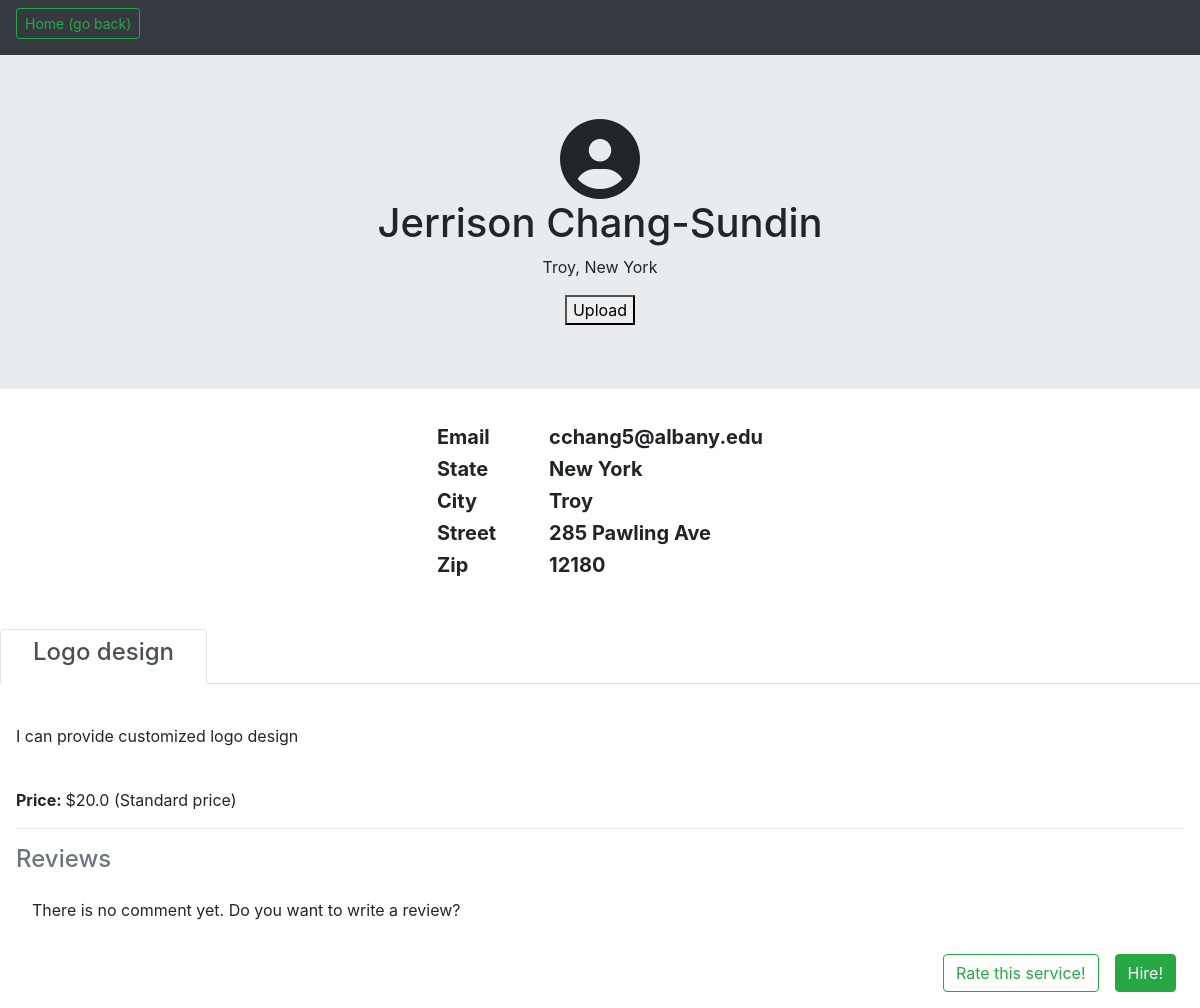
Before: /RateMyServices/professional_profile/2/ with the older database file.
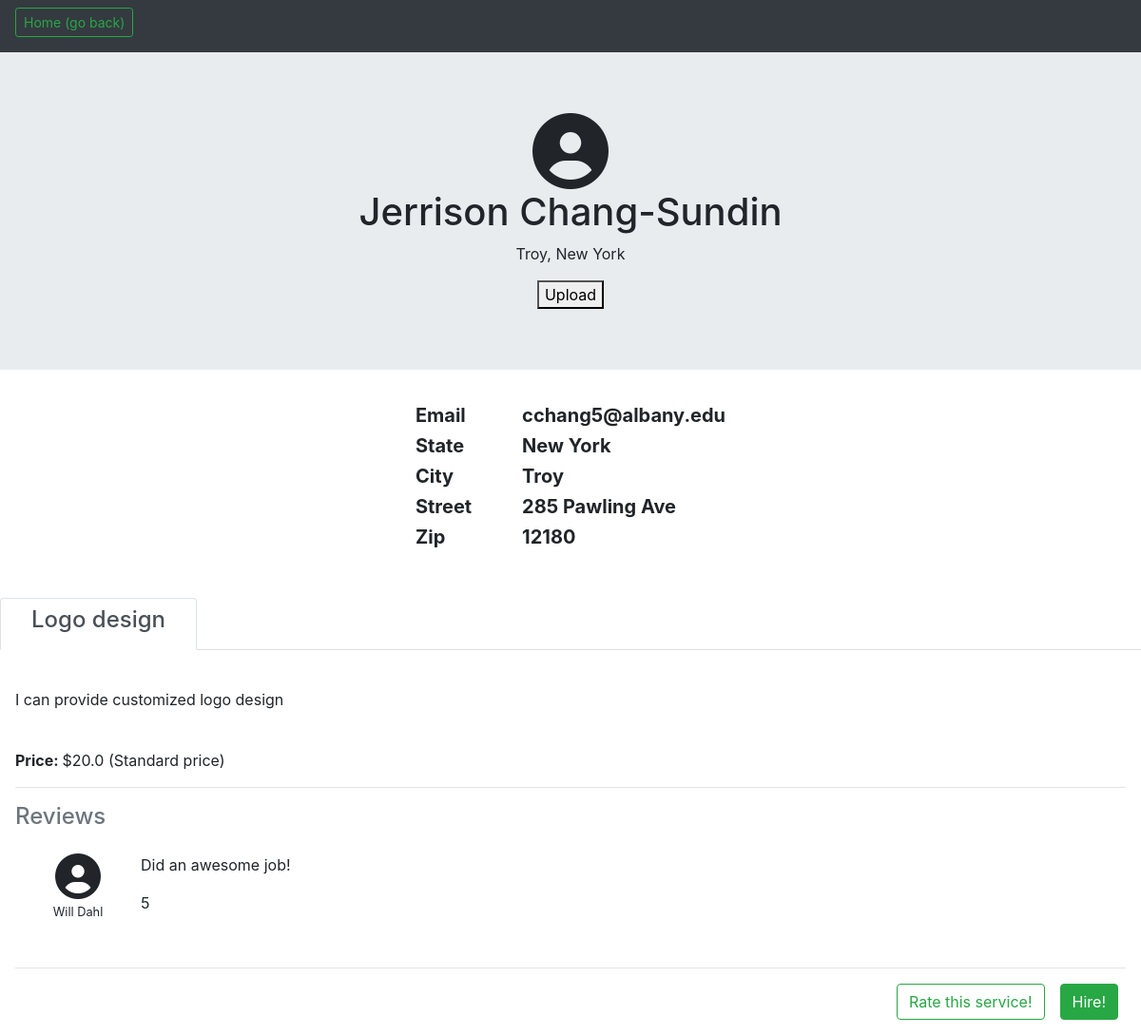
After: the same page with the newer database file.
### RateMyServices/models.py (models this page shows, shortened)
class ProfessionalUser(models.Model):
	generalUserID = models.ForeignKey(User, on_delete=models.CASCADE)
	title = models.CharField(max_length=30, default='')
	description = models.CharField(max_length=200, default='')
	avg_rating = models.FloatField(default=0.0)

class Service(models.Model):
	service = models.CharField(max_length=30)
	provider = models.ForeignKey(ProfessionalUser, on_delete=models.CASCADE)
	rate = models.FloatField()
	avg_rating = models.FloatField(default=0.0)
	description = models.CharField(max_length=200, default='')
	isHour = models.BooleanField(default=False)

class Rating(models.Model):
	rater = models.ForeignKey(User, on_delete=models.CASCADE)
	provider = models.ForeignKey(ProfessionalUser, on_delete=models.CASCADE)
	service = models.ForeignKey(Service, on_delete=models.CASCADE, default=None)
	rating = models.IntegerField()
	description = models.CharField(max_length=200)
	verified = models.BooleanField(default=False)

### accounts/models.py (models this page shows, shortened)
class User(AbstractBaseUser):
    email   = models.EmailField(max_length=255,unique=True)
    active  = models.BooleanField(default=True)
    staff   = models.BooleanField(default=False) # a admin user; non super-user
    admin   = models.BooleanField(default=False) # a superuser
    first_name  = models.CharField(max_length=30,null=True,blank=False)
    last_name   = models.CharField(max_length=30,null=True,blank=False)
    professional = models.BooleanField(default=False)
    state       = models.CharField(max_length=30,null=True,blank=False)
    city        = models.CharField(max_length=30,null=True,blank=False)
    zips        = models.CharField(max_length=5,null=True,blank=False)
    street      = models.CharField(max_length=100,null=True,blank=False)
    phone       = models.CharField(max_length=12,null=True,blank=False)
    USERNAME_FIELD = 'email'
    REQUIRED_FIELDS = ['first_name','last_name'] # Email & Password are required by default.
    objects = UserManager()

### RateMyServices/views.py (the view)
# urls.py: path('professional_profile/<int:professionaluser_id>/', views.professional_profile, name='professional_profile'),
def professional_profile(request, professionaluser_id, editable=False):
	pUser = get_object_or_404(ProfessionalUser, id=professionaluser_id)
	nonEmptyReviewList = [] #a collection of nonempty review list for the professional user
	for i in pUser.service_set.all():
		tempList =[] #a list of nonempty review object for a single service
		for j in i.rating_set.exclude(description=''):
			tempList.append(j)
		nonEmptyReviewList.append(tempList)
	finalList = zip(pUser.service_set.all(),nonEmptyReviewList)
	context = {
		'pUser': pUser,
		'editable': editable,
		'serviceWithReviews': finalList,
	}
	return render(request, 'RateMyServices/professional_profile.html', context)

### RateMyServices/templates/RateMyServices/professional_profile.html (shortened to what this page needs)
<!DOCTYPE html>
<html>
	<head>
		{% load static %}
		<link rel="stylesheet" href="https://stackpath.bootstrapcdn.com/bootstrap/4.3.1/css/bootstrap.min.css">
		<link rel="stylesheet" href="path/to/font-awesome/css/font-awesome.min.css">
        <link rel="stylesheet" type="text/css" href="{% static 'RateMyServices/css/style.css' %}">
		<link rel="stylesheet" type="text/css" href="{% static 'RateMyServices/css/general_profile.css' %}">
	</head>
	<body>
		<div class="navbar navbar-expand-md navbar-dark bg-dark sticky-top ">
			<h6><a href="/" class="btn btn-outline-success btn-sm text-docration-none">Home (go back)</a></h6>
		</div>
		<div class="jumbotron jumbotron-fluid text-center">
			<div>
				<i class="fa fa-user-circle fa-5x"></i>
			</div>
			<h1>{{ pUser.generalUserID.first_name }} {{ pUser.generalUserID.last_name }}</h1>
			<p>{{ pUser.generalUserID.city }}, {{ pUser.generalUserID.state }}</p>
			<div>
				<form method="post" enctype="multipart/form-data">
					<button type="submit">Upload</button>
				  </form>
			</div>
		</div>
		<div style="align-content: center">
			<table cellspacing="20" align="center" style="font-size: 20px">
				<tr style="padding: 30px">
				  <th>Email</th>
				  <th>{{ pUser.generalUserID.email }}</th>
				</tr>
				<tr style="padding: 30px">
					<th style="padding-right: 60px">State</th>
					<th>{{ pUser.generalUserID.state }}</th>
				</tr>
				<tr style="padding: 30px">
					<th>City</th>
					<th>{{ pUser.generalUserID.city }}</th>
				</tr>
				<tr style="padding: 30px">
					<th>Street</th>
					<th>{{ pUser.generalUserID.street }}</th>
				</tr>
				<tr style="padding: 30px">
					<th>Zip</th>
					<th>{{ pUser.generalUserID.zips }}</th>
				</tr>
			</table>
        </div>
        <div class="mt-5">
			{% include "RateMyServices/pp_service_block.html" %}
	</body>
</html>

### RateMyServices/templates/RateMyServices/pp_service_block.html (shortened to what this page needs)
<nav>
    <div class="nav nav-tabs" id="nav-tab" role="tablist">
    {% for i in pUser.service_set.all %}
        <a class="nav-item nav-link {% if not forloop.counter0 %} active {% endif %}"
            id="nav-{{forloop.counter0}}-tab" href="#nav-{{forloop.counter0}}" data-toggle="tab" role="tab" aria-controls="nav-{{forloop.counter0}}"
            aria-selected="{% if not forloop.counter0 %}true {% else %} false {% endif %}"
            ><h4 class="px-3">{{i.service}}</h4>
        </a>
    {% endfor %}
    </div>
</nav>
<div class="tab-content" id="nav-tabContent">
    {% for i in serviceWithReviews %}
        <div class="tab-pane fade {% if not forloop.counter0 %}show active{% endif %} p-3"
            id="nav-{{forloop.counter0}}" role="tabpanel" aria-labelledby="nav-{{forloop.counter0}}-tab">
            <div class="py-4">
                <p>
                    {{i.0.description}}
                </p>
            </div>
            <div class="">
                <p> <strong> Price: </strong>${{i.0.rate}} {% if i.0.isHour %} /hr {% else %} (Standard price) {% endif %}</p>
            </div>
            <hr>
            <h4 class="text-muted">Reviews</h4>
            {% if i.1|length %}
                {% for j in i.1 %}
                    <div class="media p-3">
                        <div class="d-flex flex-column" style="width: 100px;">
                            <div class="mx-auto"><i class="fa fa-user-circle fa-3x"></i></div>
                            <div><p class="text-center"> <small>{{j.rater.first_name}} {{j.rater.last_name}} </small></p></div>
                        </div>
                        <div class="media-body pl-3">
                            <p>{{j.description}}</p>
                            <p>{{j.rating}}</p>
                        </div>
                    </div>
                    <hr>
                {% endfor %}
            {% else %}
                <div class="p-3">
                    <p>There is no comment yet. Do you want to write a review?</p>
                </div>
            {% endif %}
            {% if request.user.id != pUser.generalUserID.id%}
            <div class="d-flex float-right pb-3">
                <button type="button" class="btn btn-outline-success mx-2" data-toggle="modal" data-target="#giverateModal{{forloop.counter0}}">Rate this service!</button>
                <button type="button" class="btn btn-success mx-2" data-toggle="modal" data-target="#hireModal{{forloop.counter0}}">Hire!</button>
            </div>
            </div>
            {% endif %}
        </div>
    {% endfor %}
</div>

### RateMyServices/static/RateMyServices/css/style.css (style rules this page uses)
body { background: white url("images/background.gif") no-repeat; }

Changed rows visible on the page:
changed Service "Logo design": no longer shows "There is no comment yet. Do you want to write a review?"
added Rating: rater.first_name "Will", rater.last_name "Dahl", description "Did an awesome job!", rating "5"
